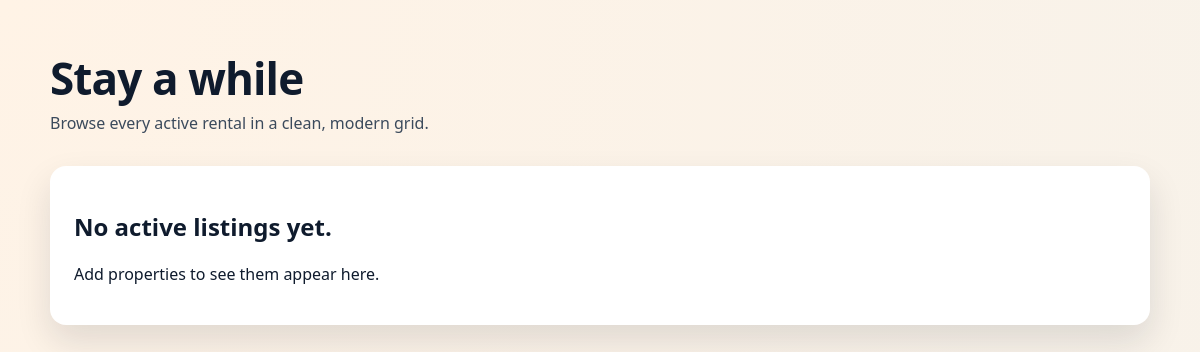
The app's page /, older data.
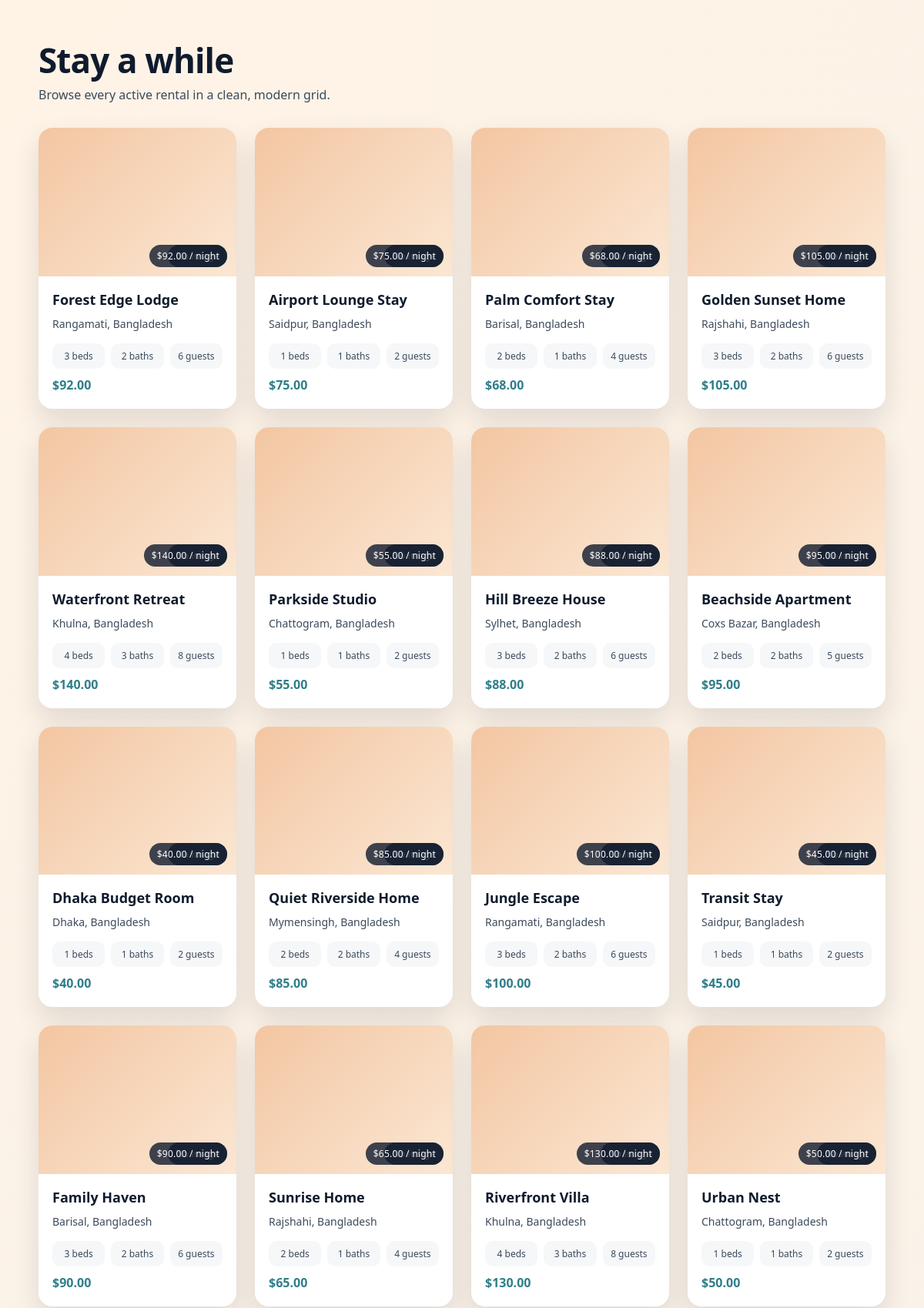
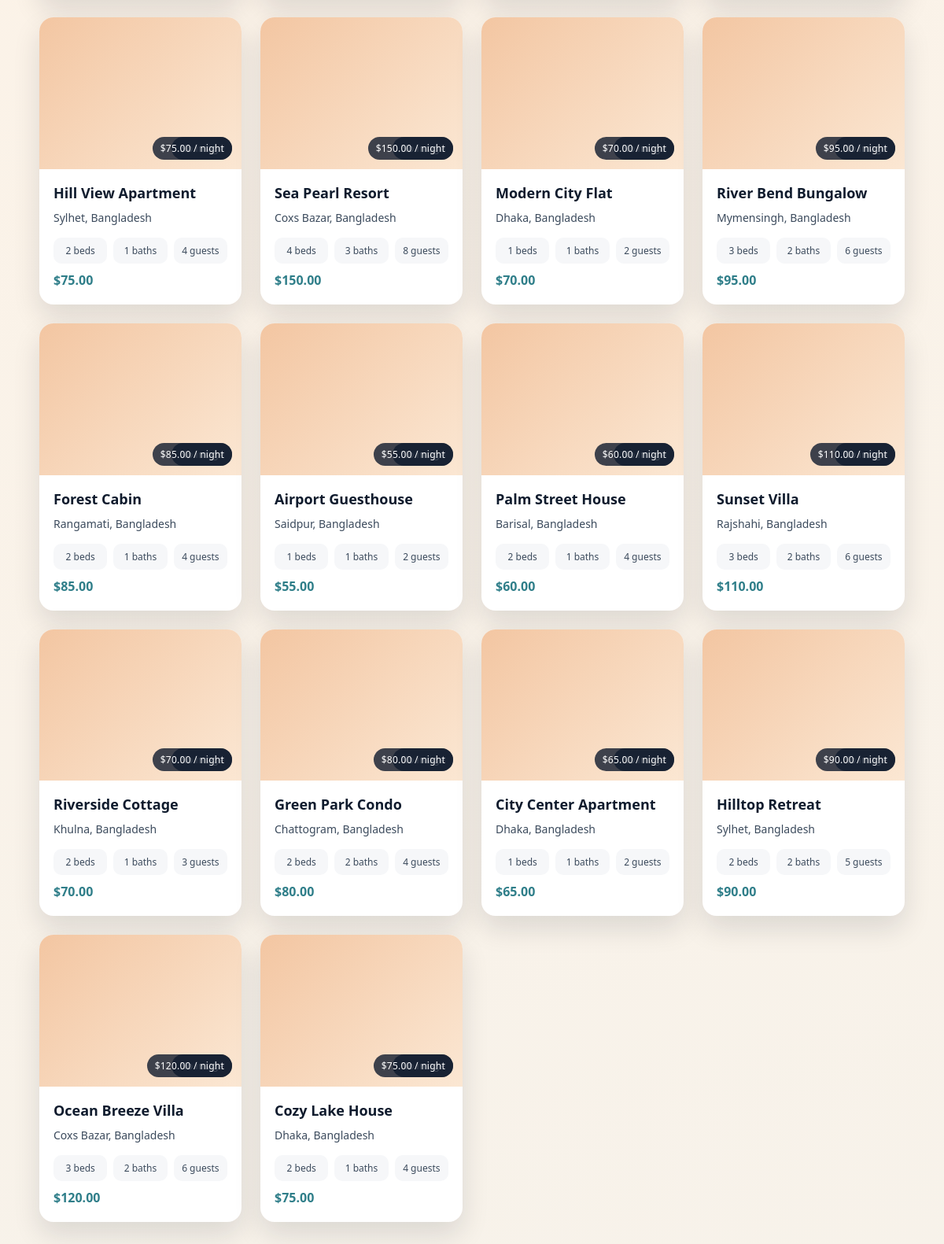
The same page, newer data (2 pictures, top to bottom).
### rentals/models.py (models this page shows, shortened)
class Property(models.Model):
    title = models.CharField(max_length=160)
    description = models.TextField(blank=True)
    price_per_night = models.DecimalField(max_digits=10, decimal_places=2)
    bedrooms = models.PositiveSmallIntegerField(default=1)
    bathrooms = models.PositiveSmallIntegerField(default=1)
    max_guests = models.PositiveSmallIntegerField(default=1)
    is_active = models.BooleanField(default=True)
    created_at = models.DateTimeField(auto_now_add=True)
    location = models.ForeignKey(Location, on_delete=models.SET_NULL, null=True, related_name="properties")
    def primary_image(self):
        primary = self.images.filter(is_primary=True).first()
        if primary:
            return primary.image
        fallback = self.images.first()
        if fallback:
            return fallback.image
        return None

class Location(models.Model):
    address = models.CharField(max_length=200)
    city = models.CharField(max_length=120)
    country = models.CharField(max_length=120)
    latitude = models.DecimalField(max_digits=9, decimal_places=6, blank=True, null=True)
    longitude = models.DecimalField(max_digits=9, decimal_places=6, blank=True, null=True)

### rentals/views.py (the view)
# urls.py: path('', rental_views.property_grid, name='property-grid'),
def property_grid(request):
    properties = (
        Property.objects.filter(is_active=True)
        .select_related("location")
        .prefetch_related("images")
        .order_by("-created_at")
    )
    return render(request, "property_grid.html", {"properties": properties})

### rentals/templates/property_grid.html (shortened to what this page needs)
{% load static %}
<!DOCTYPE html>
<html lang="en">
  <head>
    <link rel="stylesheet" href="{% static 'property_grid.css' %}" />
  </head>
  <body>
    <main class="page">
      <header class="header">
        <div>
          <h1>Stay a while</h1>
          <p>Browse every active rental in a clean, modern grid.</p>
        </div>
      </header>
      {% if properties %}
      <section class="grid">
        {% for property in properties %}
        <article class="card" data-index="{{ forloop.counter0 }}">
          <div class="image-wrap">
            {% if property.primary_image %}
            <img
              src="{{ property.primary_image.url }}"
              alt="{{ property.title }}"
            />
            {% else %}
            <div class="badge">No image</div>
            {% endif %}
            <div class="badge">${{ property.price_per_night }} / night</div>
          </div>
          <div class="content">
            <h2 class="title">{{ property.title }}</h2>
            <div class="meta">
              {% if property.location %}
              {{ property.location.city }}, {{ property.location.country }}
              {% else %}
              Location pending
              {% endif %}
            </div>
            <div class="stats">
              <div class="stat">{{ property.bedrooms }} beds</div>
              <div class="stat">{{ property.bathrooms }} baths</div>
              <div class="stat">{{ property.max_guests }} guests</div>
            </div>
            <div class="price">${{ property.price_per_night }}</div>
          </div>
        </article>
        {% endfor %}
      </section>
      {% else %}
      <div class="empty">
        <h2>No active listings yet.</h2>
        <p>Add properties to see them appear here.</p>
      </div>
      {% endif %}
    </main>
  </body>
</html>

### static/property_grid.css (style rules this page uses)
:root { --ink: #0f1b2d; --ink-soft: #3b4a5c; --sand: #f7f2ea; --peach: #f3c6a2; --sea: #2f7e89; --card: #ffffff; --shadow: 0 16px 35px rgba(15, 27, 45, 0.12); }
* { box-sizing: border-box; }
body { margin: 0; font-family: "Space Grotesk", "Segoe UI", sans-serif; background: radial-gradient(circle at top left, #fff3e6, var(--sand)); color: var(--ink); }
.page { min-height: 100vh; padding: 48px 20px 72px; }
.header { max-width: 1100px; margin: 0 auto 32px; display: flex; flex-wrap: wrap; gap: 16px; align-items: center; justify-content: space-between; }
.header h1 { font-size: clamp(28px, 4vw, 44px); letter-spacing: -0.02em; margin: 0; }
.header p { margin: 4px 0 0; color: var(--ink-soft); }
.grid { max-width: 1100px; margin: 0 auto; display: grid; gap: 24px; grid-template-columns: repeat(auto-fit, minmax(250px, 1fr)); }
.card { background: var(--card); border-radius: 18px; overflow: hidden; box-shadow: var(--shadow); display: flex; flex-direction: column; transform: translateY(24px); opacity: 0; transition: transform 0.5s ease, opacity 0.5s ease; }
.card.show { transform: translateY(0); opacity: 1; }
.image-wrap { position: relative; aspect-ratio: 4 / 3; overflow: hidden; background: linear-gradient(135deg, var(--peach), #fbe7d3); }
.badge { position: absolute; right: 12px; bottom: 12px; background: rgba(15, 27, 45, 0.8); color: #ffffff; padding: 6px 10px; border-radius: 999px; font-size: 12px; letter-spacing: 0.02em; }
.content { padding: 18px 18px 20px; display: grid; gap: 10px; }
.title { font-size: 18px; font-weight: 600; margin: 0; }
.meta { color: var(--ink-soft); font-size: 14px; }
.stats { display: grid; grid-template-columns: repeat(3, minmax(0, 1fr)); gap: 8px; margin-top: 6px; }
.stat { background: #f6f7f9; border-radius: 10px; padding: 8px 10px; text-align: center; font-size: 12px; color: var(--ink-soft); }
.price { color: var(--sea); font-weight: 600; font-size: 16px; }

Row changes from the older to the newer data that the page shows:
added Property: shows "No image", price_per_night "92.00", title "Forest Edge Lodge", location.city "Rangamati", location.country "Bangladesh", bedrooms "3", bathrooms "2", max_guests "6"
added Property: shows "No image", price_per_night "75.00", title "Airport Lounge Stay", location.city "Saidpur", location.country "Bangladesh", bedrooms "1", bathrooms "1", max_guests "2"
added Property: shows "No image", price_per_night "68.00", title "Palm Comfort Stay", location.city "Barisal", location.country "Bangladesh", bedrooms "2", bathrooms "1", max_guests "4"
added Property: shows "No image", price_per_night "105.00", title "Golden Sunset Home", location.city "Rajshahi", location.country "Bangladesh", bedrooms "3", bathrooms "2", max_guests "6"
added Property: shows "No image", price_per_night "140.00", title "Waterfront Retreat", location.city "Khulna", location.country "Bangladesh", bedrooms "4", bathrooms "3", max_guests "8"
added Property: shows "No image", price_per_night "55.00", title "Parkside Studio", location.city "Chattogram", location.country "Bangladesh", bedrooms "1", bathrooms "1", max_guests "2"
added Property: shows "No image", price_per_night "88.00", title "Hill Breeze House", location.city "Sylhet", location.country "Bangladesh", bedrooms "3", bathrooms "2", max_guests "6"
added Property: shows "No image", price_per_night "95.00", title "Beachside Apartment", location.city "Coxs Bazar", location.country "Bangladesh", bedrooms "2", bathrooms "2", max_guests "5"
added Property: shows "No image", price_per_night "40.00", title "Dhaka Budget Room", location.city "Dhaka", location.country "Bangladesh", bedrooms "1", bathrooms "1", max_guests "2"
added Property: shows "No image", price_per_night "85.00", title "Quiet Riverside Home", location.city "Mymensingh", location.country "Bangladesh", bedrooms "2", bathrooms "2", max_guests "4"
added Property: shows "No image", price_per_night "100.00", title "Jungle Escape", location.city "Rangamati", location.country "Bangladesh", bedrooms "3", bathrooms "2", max_guests "6"
added Property: shows "No image", price_per_night "45.00", title "Transit Stay", location.city "Saidpur", location.country "Bangladesh", bedrooms "1", bathrooms "1", max_guests "2"
added Property: shows "No image", price_per_night "90.00", title "Family Haven", location.city "Barisal", location.country "Bangladesh", bedrooms "3", bathrooms "2", max_guests "6"
added Property: shows "No image", price_per_night "65.00", title "Sunrise Home", location.city "Rajshahi", location.country "Bangladesh", bedrooms "2", bathrooms "1", max_guests "4"
added Property: shows "No image", price_per_night "130.00", title "Riverfront Villa", location.city "Khulna", location.country "Bangladesh", bedrooms "4", bathrooms "3", max_guests "8"
added Property: shows "No image", price_per_night "50.00", title "Urban Nest", location.city "Chattogram", location.country "Bangladesh", bedrooms "1", bathrooms "1", max_guests "2"
added Property: shows "No image", price_per_night "75.00", title "Hill View Apartment", location.city "Sylhet", location.country "Bangladesh", bedrooms "2", bathrooms "1", max_guests "4"
added Property: shows "No image", price_per_night "150.00", title "Sea Pearl Resort", location.city "Coxs Bazar", location.country "Bangladesh", bedrooms "4", bathrooms "3", max_guests "8"
added Property: shows "No image", price_per_night "70.00", title "Modern City Flat", location.city "Dhaka", location.country "Bangladesh", bedrooms "1", bathrooms "1", max_guests "2"
added Property: shows "No image", price_per_night "95.00", title "River Bend Bungalow", location.city "Mymensingh", location.country "Bangladesh", bedrooms "3", bathrooms "2", max_guests "6"
added Property: shows "No image", price_per_night "85.00", title "Forest Cabin", location.city "Rangamati", location.country "Bangladesh", bedrooms "2", bathrooms "1", max_guests "4"
added Property: shows "No image", price_per_night "55.00", title "Airport Guesthouse", location.city "Saidpur", location.country "Bangladesh", bedrooms "1", bathrooms "1", max_guests "2"
added Property: shows "No image", price_per_night "60.00", title "Palm Street House", location.city "Barisal", location.country "Bangladesh", bedrooms "2", bathrooms "1", max_guests "4"
added Property: shows "No image", price_per_night "110.00", title "Sunset Villa", location.city "Rajshahi", location.country "Bangladesh", bedrooms "3", bathrooms "2", max_guests "6"
added Property: shows "No image", price_per_night "70.00", title "Riverside Cottage", location.city "Khulna", location.country "Bangladesh", bedrooms "2", bathrooms "1", max_guests "3"
added Property: shows "No image", price_per_night "80.00", title "Green Park Condo", location.city "Chattogram", location.country "Bangladesh", bedrooms "2", bathrooms "2", max_guests "4"
added Property: shows "No image", price_per_night "65.00", title "City Center Apartment", location.city "Dhaka", location.country "Bangladesh", bedrooms "1", bathrooms "1", max_guests "2"
added Property: shows "No image", price_per_night "90.00", title "Hilltop Retreat", location.city "Sylhet", location.country "Bangladesh", bedrooms "2", bathrooms "2", max_guests "5"
added Property: shows "No image", price_per_night "120.00", title "Ocean Breeze Villa", location.city "Coxs Bazar", location.country "Bangladesh", bedrooms "3", bathrooms "2", max_guests "6"
added Property: shows "No image", price_per_night "75.00", title "Cozy Lake House", location.city "Dhaka", location.country "Bangladesh", bedrooms "2", bathrooms "1", max_guests "4"
Text that changed along with them:
text no longer shown: "No active listings yet. Add properties to see them appear here."
